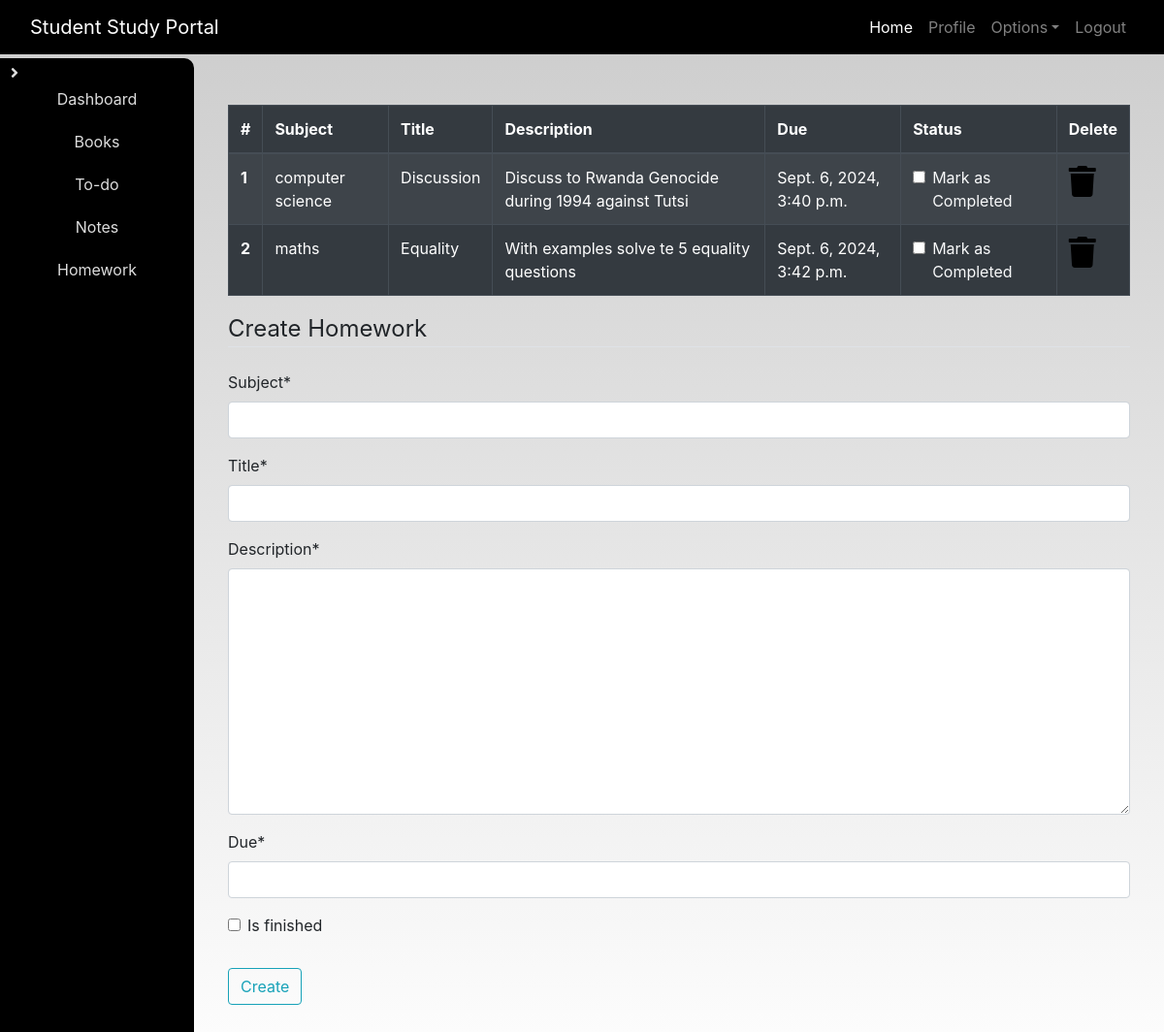
The page /homework (signed in) on the database its author committed.
### dashboard/models.py (models this page shows, shortened)
class Homework(models.Model):
    user = models.ForeignKey(User, on_delete=models.CASCADE)
    subject = models.CharField(max_length=50)
    title = models.CharField(max_length=100)
    description = models.TextField()
    due = models.DateTimeField()
    is_finished = models.BooleanField(default=False)  # Corrected the typo

### dashboard/views.py (the view)
# urls.py: path('homework',views.homework,name='homework'),
@login_required
def homework(request):
    if request.method == "POST":
        form = HomeworkForm(request.POST)
        if form.is_valid():
            finished = request.POST.get('is_finished', 'off') == 'on'
            homeworks = Homework(
                user=request.user,
                subject=request.POST['subject'],
                title=request.POST['title'],
                description=request.POST['description'],
                due=request.POST['due'],
                is_finished=finished
            )
            homeworks.save()
            messages.success(request, f'Homework added by {request.user.username}!')
    else:
        form = HomeworkForm()
    homeworks = Homework.objects.filter(user=request.user)
    homework_done = len(homeworks) == 0
    context = {'homeworks': homeworks, 'homework_done': homework_done, 'form': form}
    return render(request, 'dashboard/homework.html', context)

### dashboard/forms.py
class HomeworkForm(forms.ModelForm):
    class Meta:
        model = Homework
        fields = ['subject', 'title', 'description', 'due', 'is_finished']  # Corrected 'is_finised' to 'is_finished'

### dashboard/templates/dashboard/homework.html (shortened to what this page needs)
{% extends 'dashboard/base.html' %}
{% load static %}
{% load crispy_forms_tags %}
{% block content %}
<div class="container">
    {% if homeworks %}
    <table class="table table-striped table-bordered table-hover table-dark">
        <thead>
            <tr>
                <th scope="col">#</th>
                <th scope="col">Subject</th>
                <th scope="col">Title</th>
                <th scope="col">Description</th>
                <th scope="col">Due</th>
                <th scope="col">Status</th>
                <th scope="col">Delete</th>
            </tr>
        </thead>
        <tbody>
            {% for homework in homeworks %}
            <tr>
                <th scope="row">{{ forloop.counter }}</th>
                <td>{{ homework.subject }}</td>
                <td>{{ homework.title }}</td>
                <td>{{ homework.description }}</td>
                <td>{{ homework.due }}</td>
                <td>
                    <a href="{%url 'update_homework' homework.id%}">
                    <div class="form-check">
                        {% if homework.is_finished %}
                            <input class="form-check-input" type="checkbox" value="" checked>
                        {% else %}
                            <input class="form-check-input" type="checkbox" value="">
                        {% endif %}
                        <label class="form-check-label text-light" for="flexCheckDefault">
                            Mark as Completed
                        </label>
                    </div>
                    </a>
                </td>
                <td><a href="{%url 'delete_homework' homework.id%}"><i class="fa fa-trash fa-2x"></i></a></td>
            </tr>
            {% endfor %}
        </tbody>
    </table>
    {% else %}
    <h4>All homeworks are completed!! Create to have more!!</h4>
    {% endif %}
</div>
<div class="container">
    <form method="POST">
        <fieldset class="form-group">
            <legend class="border-bottom mb-4">Create Homework</legend>
            {{ form|crispy }}
        </fieldset>
        <div class="form-group">
            <button class="btn btn-outline-info" type="submit">
                Create
            </button>
        </div>
    </form>
</div>
{% endblock content %}

### static/css/main.css (style rules this page uses)
html { scroll-behavior: smooth; height: 100%; width: 100%; }
a { text-decoration: none !important; color: black; }
html, body { max-width: 100%; overflow-x: hidden; height: 100%; width: 100%; }
body { background: linear-gradient(rgba(0, 0, 0, 0.2), rgba(255, 255, 255, 0.5)); overflow-x: hidden; background-repeat: no-repeat; }
.fa { color: black; }

### rows shown on the page
Homework: subject "computer science", title "Discussion", description "Discuss to Rwanda Genocide during 1994 against Tutsi", due "Sept. 6, 2024, 3:40 p.m."
Homework: subject "maths", title "Equality", description "With examples solve te 5 equality questions", due "Sept. 6, 2024, 3:42 p.m."
